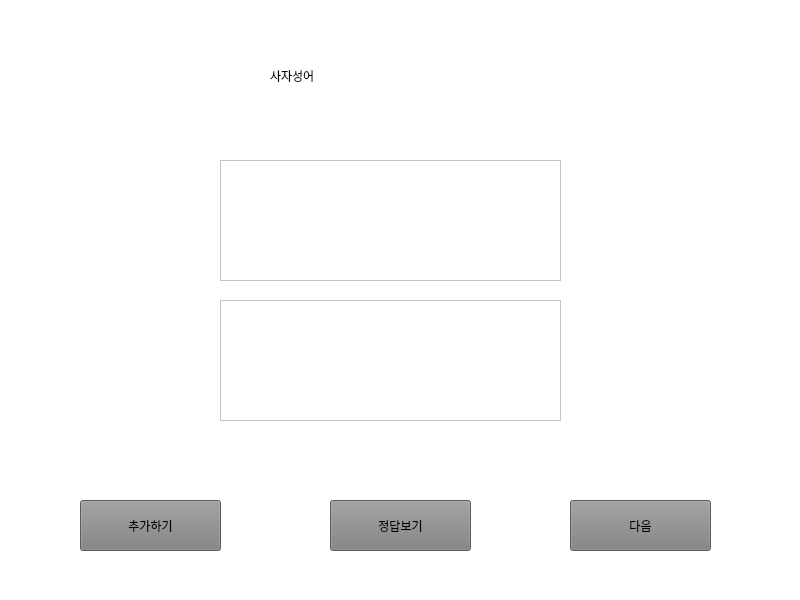
<?xml version="1.0" encoding="UTF-8"?>
<ui version="4.0">
 <class>MainWindow</class>
 <widget class="QMainWindow" name="MainWindow">
  <property name="geometry">
   <rect>
    <x>0</x>
    <y>0</y>
    <width>800</width>
    <height>600</height>
   </rect>
  </property>
  <property name="windowTitle">
   <string>MainWindow</string>
  </property>
  <property name="styleSheet">
   <string notr="true">background-color : white;</string>
  </property>
  <widget class="QWidget" name="centralwidget">
   <widget class="QLabel" name="background">
    <property name="geometry">
     <rect>
      <x>0</x>
      <y>0</y>
      <width>800</width>
      <height>600</height>
     </rect>
    </property>
    <property name="text">
     <string/>
    </property>
   </widget>
   <widget class="QLabel" name="title">
    <property name="geometry">
     <rect>
      <x>270</x>
      <y>30</y>
      <width>261</width>
      <height>91</height>
     </rect>
    </property>
    <property name="styleSheet">
     <string notr="true">font: 75 36pt &quot;Agency FB&quot;;</string>
    </property>
    <property name="text">
     <string>사자성어</string>
    </property>
   </widget>
   <widget class="QPushButton" name="add">
    <property name="geometry">
     <rect>
      <x>80</x>
      <y>500</y>
      <width>141</width>
      <height>51</height>
     </rect>
    </property>
    <property name="styleSheet">
     <string notr="true">background-color : gray;
font: 11pt &quot;Agency FB&quot;;</string>
    </property>
    <property name="text">
     <string>추가하기</string>
    </property>
   </widget>
   <widget class="QPushButton" name="answer">
    <property name="geometry">
     <rect>
      <x>330</x>
      <y>500</y>
      <width>141</width>
      <height>51</height>
     </rect>
    </property>
    <property name="styleSheet">
     <string notr="true">background-color : gray;
font: 11pt &quot;Agency FB&quot;;</string>
    </property>
    <property name="text">
     <string>정답보기</string>
    </property>
   </widget>
   <widget class="QPushButton" name="next">
    <property name="geometry">
     <rect>
      <x>570</x>
      <y>500</y>
      <width>141</width>
      <height>51</height>
     </rect>
    </property>
    <property name="styleSheet">
     <string notr="true">background-color : gray;
font: 11pt &quot;Agency FB&quot;;</string>
    </property>
    <property name="text">
     <string>다음</string>
    </property>
   </widget>
   <widget class="QTextEdit" name="word">
    <property name="geometry">
     <rect>
      <x>220</x>
      <y>160</y>
      <width>341</width>
      <height>121</height>
     </rect>
    </property>
   </widget>
   <widget class="QTextEdit" name="word2">
    <property name="geometry">
     <rect>
      <x>220</x>
      <y>300</y>
      <width>341</width>
      <height>121</height>
     </rect>
    </property>
   </widget>
  </widget>
  <widget class="QStatusBar" name="statusbar"/>
 </widget>
 <resources/>
 <connections/>
</ui>
